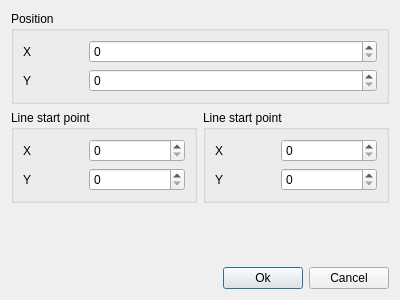
<?xml version="1.0" encoding="UTF-8"?>
<ui version="4.0">
 <class>Dialog</class>
 <widget class="QDialog" name="Dialog">
  <property name="geometry">
   <rect>
    <x>0</x>
    <y>0</y>
    <width>400</width>
    <height>300</height>
   </rect>
  </property>
  <property name="windowTitle">
   <string>Edit line - %1</string>
  </property>
  <layout class="QVBoxLayout" name="verticalLayout_4">
   <item>
    <widget class="QGroupBox" name="groupBox">
     <property name="title">
      <string>Position</string>
     </property>
     <layout class="QVBoxLayout" name="verticalLayout">
      <item>
       <layout class="QHBoxLayout" name="horizontalLayout">
        <item>
         <widget class="QLabel" name="label">
          <property name="minimumSize">
           <size>
            <width>60</width>
            <height>0</height>
           </size>
          </property>
          <property name="maximumSize">
           <size>
            <width>60</width>
            <height>16777215</height>
           </size>
          </property>
          <property name="text">
           <string>X</string>
          </property>
         </widget>
        </item>
        <item>
         <widget class="QSpinBox" name="spinPosX"/>
        </item>
       </layout>
      </item>
      <item>
       <layout class="QHBoxLayout" name="horizontalLayout_2">
        <item>
         <widget class="QLabel" name="label_2">
          <property name="minimumSize">
           <size>
            <width>60</width>
            <height>0</height>
           </size>
          </property>
          <property name="maximumSize">
           <size>
            <width>60</width>
            <height>16777215</height>
           </size>
          </property>
          <property name="text">
           <string>Y</string>
          </property>
         </widget>
        </item>
        <item>
         <widget class="QSpinBox" name="spinPosY"/>
        </item>
       </layout>
      </item>
     </layout>
    </widget>
   </item>
   <item>
    <layout class="QHBoxLayout" name="horizontalLayout_7">
     <item>
      <widget class="QGroupBox" name="groupBox_2">
       <property name="title">
        <string>Line start point</string>
       </property>
       <layout class="QVBoxLayout" name="verticalLayout_2">
        <item>
         <layout class="QHBoxLayout" name="horizontalLayout_4">
          <item>
           <widget class="QLabel" name="label_4">
            <property name="minimumSize">
             <size>
              <width>60</width>
              <height>0</height>
             </size>
            </property>
            <property name="maximumSize">
             <size>
              <width>60</width>
              <height>16777215</height>
             </size>
            </property>
            <property name="text">
             <string>X</string>
            </property>
           </widget>
          </item>
          <item>
           <widget class="QSpinBox" name="spinX1"/>
          </item>
         </layout>
        </item>
        <item>
         <layout class="QHBoxLayout" name="horizontalLayout_3">
          <item>
           <widget class="QLabel" name="label_3">
            <property name="minimumSize">
             <size>
              <width>60</width>
              <height>0</height>
             </size>
            </property>
            <property name="maximumSize">
             <size>
              <width>60</width>
              <height>16777215</height>
             </size>
            </property>
            <property name="text">
             <string>Y</string>
            </property>
           </widget>
          </item>
          <item>
           <widget class="QSpinBox" name="spinY1"/>
          </item>
         </layout>
        </item>
       </layout>
      </widget>
     </item>
     <item>
      <widget class="QGroupBox" name="groupBox_3">
       <property name="title">
        <string>Line start point</string>
       </property>
       <layout class="QVBoxLayout" name="verticalLayout_3">
        <item>
         <layout class="QHBoxLayout" name="horizontalLayout_5">
          <item>
           <widget class="QLabel" name="label_5">
            <property name="minimumSize">
             <size>
              <width>60</width>
              <height>0</height>
             </size>
            </property>
            <property name="maximumSize">
             <size>
              <width>60</width>
              <height>16777215</height>
             </size>
            </property>
            <property name="text">
             <string>X</string>
            </property>
           </widget>
          </item>
          <item>
           <widget class="QSpinBox" name="spinX2"/>
          </item>
         </layout>
        </item>
        <item>
         <layout class="QHBoxLayout" name="horizontalLayout_6">
          <item>
           <widget class="QLabel" name="label_6">
            <property name="minimumSize">
             <size>
              <width>60</width>
              <height>0</height>
             </size>
            </property>
            <property name="maximumSize">
             <size>
              <width>60</width>
              <height>16777215</height>
             </size>
            </property>
            <property name="text">
             <string>Y</string>
            </property>
           </widget>
          </item>
          <item>
           <widget class="QSpinBox" name="spinY2"/>
          </item>
         </layout>
        </item>
       </layout>
      </widget>
     </item>
    </layout>
   </item>
   <item>
    <spacer name="verticalSpacer">
     <property name="orientation">
      <enum>Qt::Vertical</enum>
     </property>
     <property name="sizeHint" stdset="0">
      <size>
       <width>20</width>
       <height>40</height>
      </size>
     </property>
    </spacer>
   </item>
   <item>
    <layout class="QHBoxLayout" name="horizontalLayout_8">
     <item>
      <spacer name="horizontalSpacer">
       <property name="orientation">
        <enum>Qt::Horizontal</enum>
       </property>
       <property name="sizeHint" stdset="0">
        <size>
         <width>40</width>
         <height>20</height>
        </size>
       </property>
      </spacer>
     </item>
     <item>
      <widget class="QPushButton" name="btnOk">
       <property name="text">
        <string>Ok</string>
       </property>
      </widget>
     </item>
     <item>
      <widget class="QPushButton" name="btnCancel">
       <property name="text">
        <string>Cancel</string>
       </property>
      </widget>
     </item>
    </layout>
   </item>
  </layout>
 </widget>
 <resources>
  <include location="../../SimpleCalendarCreator.qrc"/>
 </resources>
 <connections/>
</ui>
